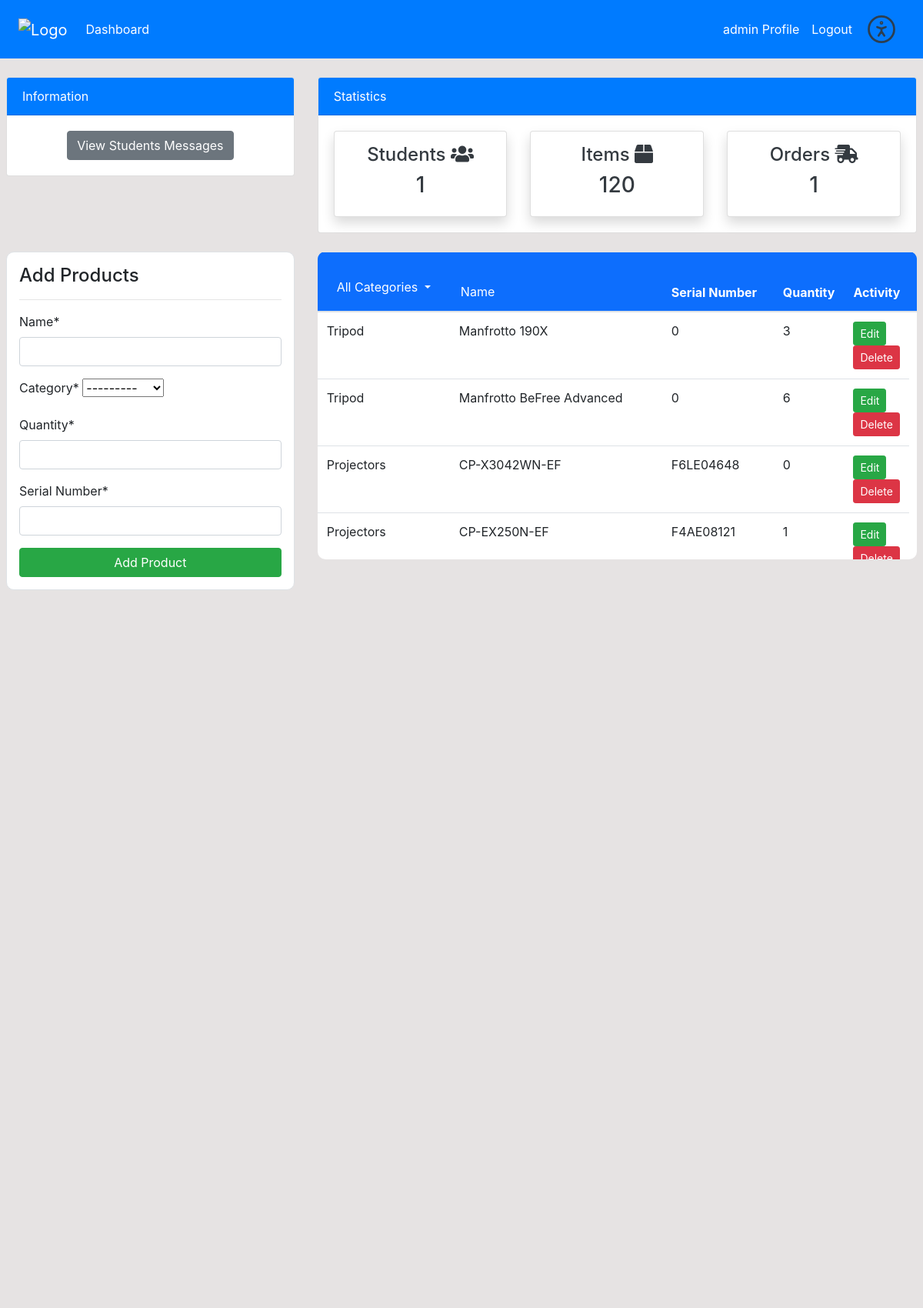
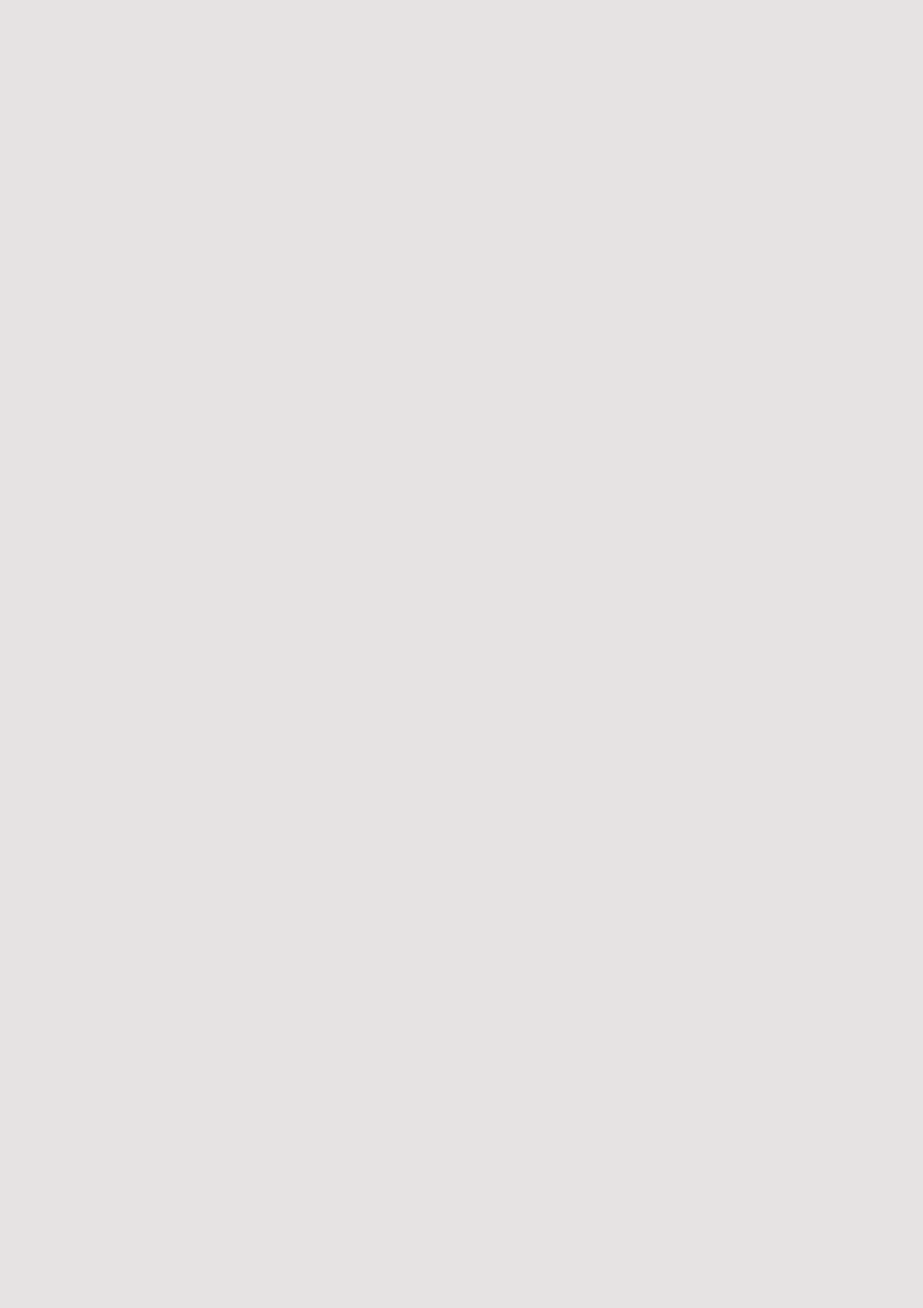
/product/ (signed in, upper part), run on the app's committed database (2 pictures, top to bottom).
### dashboard/models.py (models this page shows, shortened)
class Product(models.Model):
    name = models.CharField(max_length=100,null=True)
    sn = models.CharField(max_length=20, null=True, verbose_name='Serial Number')
    category = models.CharField(max_length=100,choices=CATEGORY,null=True)
    quantity = models.PositiveIntegerField(null=True)

### dashboard/views.py (the view)
    @login_required(login_url='user_login')
    @user_passes_test(lambda u: u.is_staff, login_url='user_login')
    def wrapper(request, *args, **kwargs):
        return view_func(request, *args, **kwargs)

### dashboard/forms.py
class ProductForm(forms.ModelForm):
    class Meta:
        model = Product
        fields = ['name','category','quantity','sn']

### dashboard/context_processors.py (called while the page is built)
def message_count(request):
    from .models import Message, Reservation
    messages = Message.objects.filter(status='Pending').count()
    reservations = Reservation.objects.filter(status='Pending').count()
    return {'message_count': messages, 'reservation_count': reservations}

### dashboard/views.py (called while the page is built)
def staff_required(view_func):
    @login_required(login_url='user_login')
    @user_passes_test(lambda u: u.is_staff, login_url='user_login')
    def wrapper(request, *args, **kwargs):
        return view_func(request, *args, **kwargs)
    return wrapper

### templates/dashboard/product.html (shortened to what this page needs)
{% extends 'partials/base.html' %}
{% load crispy_forms_tags %}
{% block content %}
{% include 'partials/topnav.html' %}
<div class="pl-2 pr-2 justify-content-between w-100">
    <div class="row my-4">
        <div class="col-md-4">
            <div class="border bg-white p-3">
                <h4>Add Products</h4>
                <hr>
                <form method="POST">
                    {{ form|crispy }}
                    <input class="btn btn-success btn-block" type="submit" value="Add Product">
                </form>
            </div>
        </div>
        <div class="col-md-8">
            <div class="table-wrapper">
                            <table id="productTable" class="table bg-white">
              <thead class="bg-primary">
                <tr class="text-white">
                    <th scope="col">
                        <div class="dropdown">
                          <button class="btn btn-link text-white dropdown-toggle" type="button" id="categoryButton" data-toggle="dropdown" aria-haspopup="true" aria-expanded="false">
                            All Categories
                          </button>
                        </div>
                      </th>
                  <th scope="col"><input type="text" placeholder="Name" id="searchInput">
                  <div class="results"></div></th>
                  <th scope="col">Serial Number</th>
                  <th scope="col">Quantity</th>
                  <th scope="col">Activity</th>
                  <th scope="col">
                  </th>
                </tr>
              </thead>
              <tbody>
                {% for item in items %}
                <tr data-category="{{ item.category }}">
                  <td>{{ item.category }}</td>
                  <td class="product" id="{{item.name}}">{{ item.name }}</td>
                  <td>{{ item.sn }}</td>
                  <td>{{ item.quantity }}</td>
                  <td>
                    <a class="btn btn-success btn-sm" href="{% url 'dashboard-product-edit' item.id %}">Edit</a>
                    <a class="btn btn-danger btn-sm" href="{% url 'dashboard-product-delete' item.id %}">Delete</a>
                  </td>
                </tr>
                {% endfor %}
              </tbody>
            </table>
              </div>
          </div>
        </div>
    </div>
{% endblock %}

### templates/partials/nav.html (shortened to what this page needs)
<nav class="navbar navbar-expand-lg navbar-info bg-primary">
    {% if user.is_authenticated %}
    <div class="pl-2 pr-2 d-flex justify-content-between align-items-center w-100">
        <a class="navbar-brand text-white" href="{%url 'dashboard-index'%}"><img src="https://upload.wikimedia.org/wikipedia/he/4/44/SCE_logo.png?20150810090700" alt="Logo" width="100px" /></a>
        <div class="collapse navbar-collapse " id="navbarSupportedContent">
            <ul class="navbar-nav mr-auto">
                <li class="nav-item active">
                    <a class="nav-link text-white" href="{% url 'dashboard-index' %}">Dashboard </a>
                </li>
            </ul>
            <ul class="navbar-nav ml-auto d-flex align-items-center">
                <li class="nav-item active">
                    <a class="nav-link text-white" href="{% url 'user_profile' %}">{{ user.username }} Profile
                        <span class="sr-only">(current)</span></a>
                </li>
                <li class="nav-item">
                    <a class="nav-link text-white" href="{% url 'user_logout' %}">Logout</a>
                </li>
                <li class="nav-item">
                    <button type="button" class="nav-link text-white accss" onclick="openAssistance()"></button>
                </li>
            </ul>
            </div>
            {% endif %}
        </div>
</nav>

### static/style.css (style rules this page uses)
body { background: rgb(230, 227, 227); }
.table-wrapper { height: 400px; overflow: auto; }
.table-wrapper table { width: 100%; }
.table-wrapper thead th { position: sticky; top: 0; background-color: #0d6efd ; }

### templates/partials/base.html (style rules this page uses)
div { border-radius: 10px; }
a { transition: transform 0.1s ease-in-out; }
.accss { background-color: transparent !important; border: 0; outline: 0; }

### templates/dashboard/product.html (style rules this page uses)
#searchInput { position:relative; background-color: transparent; color: #FFF; border: 0; outline: 0; }
#searchInput::placeholder { color: #FFF; opacity: 1; }

### data on the page
Product: category "Tripod", name "Manfrotto 190X", sn "0", quantity "3"
Product: category "Tripod", name "Manfrotto BeFree Advanced", sn "0", quantity "6"
Product: category "Projectors", name "CP-X3042WN-EF", sn "F6LE04648", quantity "0"
Product: category "Projectors", name "CP-EX250N-EF", sn "F4AE08121", quantity "1"

### other printed values
{{ user.username }} "admin"
{{ customer_count }} "1"
{{ product_count }} "120"
{{ order_count }} "1"
